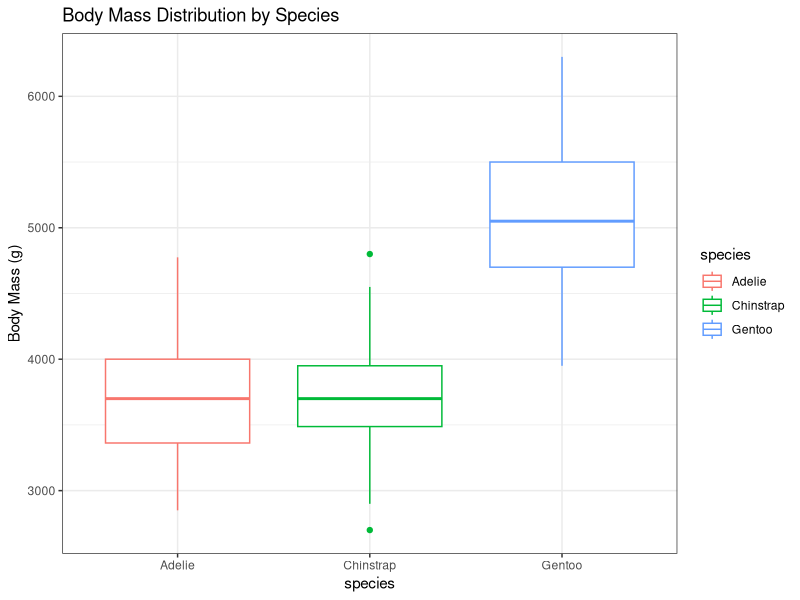
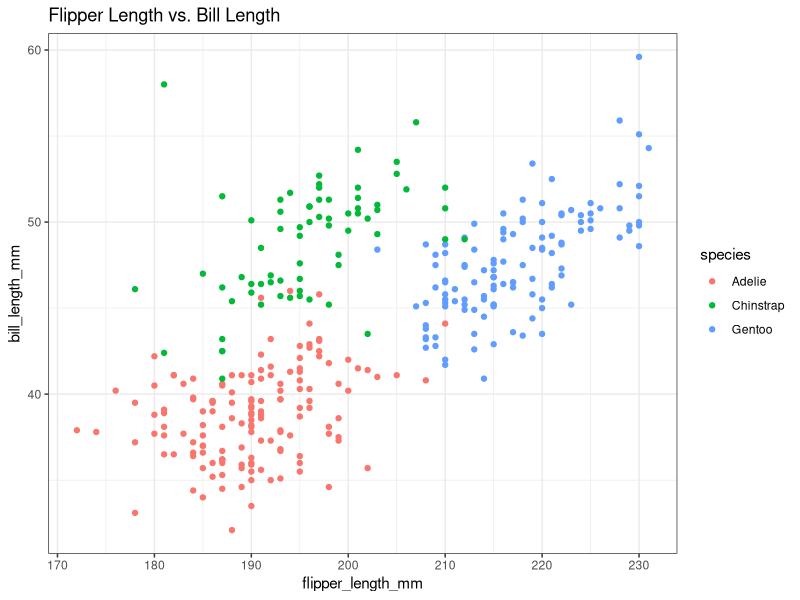
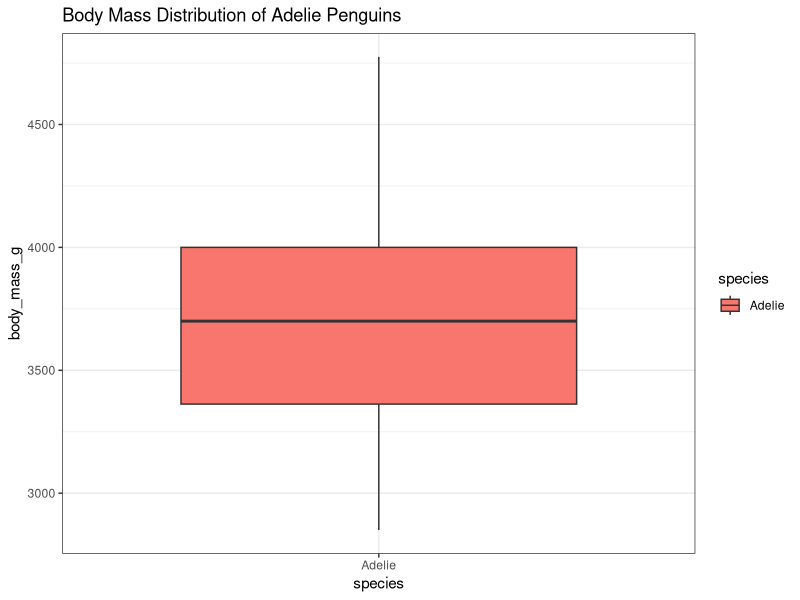

These charts were generated, in order, by the following R code:
# Install the package only if missing
if (!requireNamespace("palmerpenguins", quietly = TRUE)) install.packages("palmerpenguins")

# Load packages ----
library(palmerpenguins)
library(dplyr)
library(ggplot2) #load ggplot!

# Load dataset and remove NAs  ----
data("penguins")
penguins <- na.omit(penguins) # option: overwrite original `penguins` object, to keep the environment clean

# Categorize body mass ----
penguins <- penguins %>%
  mutate(body_mass_category = ifelse(body_mass_g > 4000, "Large", "Small"))


# Generate random sample ----
set.seed(123) #Set seed for reproducibility!
penguins <- penguins %>%
  mutate(randSample = sample(1:100, n(), replace = TRUE))

# Calculate mean bill length and flipper length by species 
species_summary <- penguins %>%
  group_by(species) %>% #Use group_by and summarize!
  summarize(mean_bill_length = mean(bill_length_mm, na.rm = TRUE),
            mean_flipper_length = mean(flipper_length_mm, na.rm = TRUE),
            mean_body_mass = mean(body_mass_g, na.rm = TRUE))

print(species_summary) #visualize the result!

# Calculate Mean Mass ----
# option1: use loop
species_unique <- unique(penguins$species)
mean_mass <- setNames(numeric(length(species_unique)), species_unique)

for (spec in species_unique) {
  mean_mass[spec] <- mean(penguins$body_mass_g[penguins$species == spec], na.rm = TRUE)
}

print(mean_mass)

# option2: groupby and summarize
species_mass <- penguins %>%
  group_by(species) %>%
  summarize(mean_body_mass = mean(body_mass_g, na.rm = TRUE))

print(species_mass)


# Categorize flipper length ----
penguins <- penguins %>% #no loop is needed! 
  mutate(flipper_category = case_when(flipper_length_mm > 200 ~ "Long", #keep naming consistent (e.g. always snake_case)
                                      TRUE ~ "Short"))

# Filter Adelie penguins 
adeliePenguins <- penguins %>%
  filter(species == "Adelie")

# Generate boxplot for body mass by species
ggplot(penguins, aes(x = species, y = body_mass_g, color = species)) +
  geom_boxplot() +
  theme_bw() +
  labs(title = "Body Mass Distribution by Species", y = "Body Mass (g)")

# Generate scatter plot for flipper length vs. bill length
ggplot(penguins, aes(x = flipper_length_mm, y = bill_length_mm, color = species)) +
  geom_point() +
  theme_bw() + #Consistent theme!
  labs(title = "Flipper Length vs. Bill Length") #add labels

# Generate boxplot for Adelie penguins with correct color mapping
ggplot(adeliePenguins, aes(x = species, y = body_mass_g, fill = species)) +
  geom_boxplot() +
  theme_bw() +
  labs(title = "Body Mass Distribution of Adelie Penguins")
